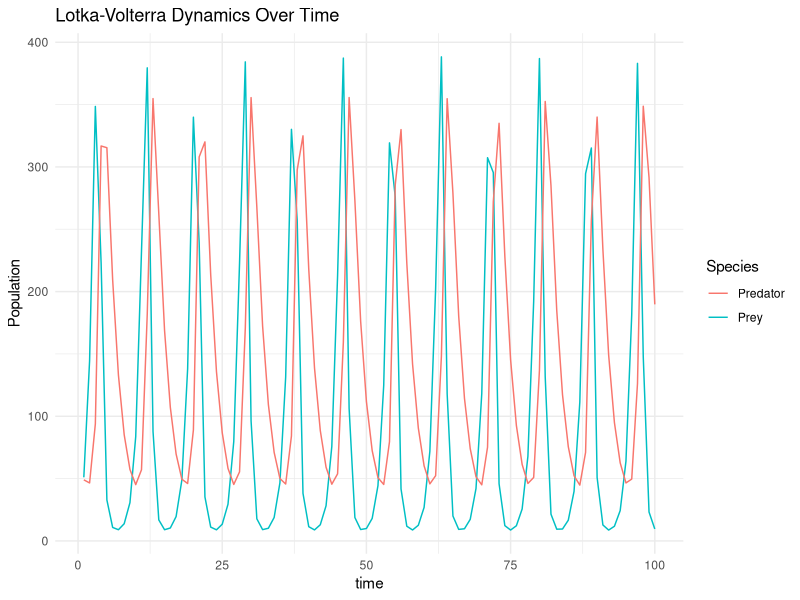
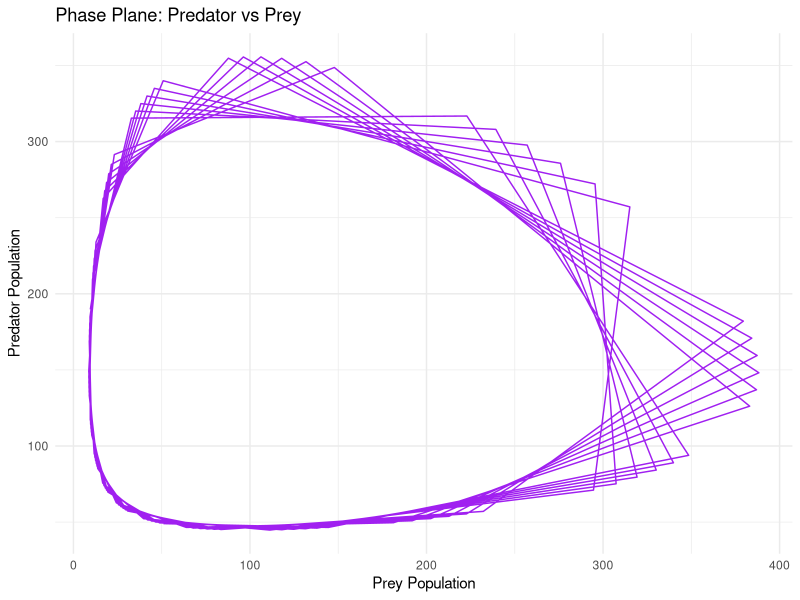

Write R code to recreate these figures, in order.
library(ggplot2)

nspecies_gr1 <- 3
nspecies_gr2 <- 4

nested_mx <- matrix(c(
  1, 1, 0, 0,
  1, 1, 1, 0,
  1, 1, 1, 1
), nrow = nspecies_gr1, ncol = nspecies_gr2, byrow = TRUE)

# A here is from the model specidied in May 1972
A_from_bipartite <- function(bipartite_mx, type = "mutualist") {
    nspecies_gr1 <- dim(bipartite_mx)[1]
    nspecies_gr2 <- dim(bipartite_mx)[2]
    nSp_total <- nspecies_gr1 + nspecies_gr2
    A <- matrix(data = 0, nrow = nSp_total, ncol = nSp_total)
    # put interactions into matrix
    for (i in 1:nspecies_gr1) {
      for (j in 1:nspecies_gr2) {
        if (bipartite_mx[i, j] != 0) {
          if (type == "parasite") {
            A[i, nspecies_gr1 + j] <- runif(n = 1, 0, 1)
            A[nspecies_gr1 + j, i] <- runif(n = 1, -1, 0)
          } else if (type == "mutualist") {
            A[i, nspecies_gr1 + j] <- runif(n = 1, 0, 1)
            A[nspecies_gr1 + j, i] <- runif(n = 1, 0, 1)
          }
        }
      }
    }
    # diagonal = -1
    for (k in 1:nSp_total) {
      A[k, k] <- -1
    }
    A
}

run_steps <- function(A, x, n_steps = 1, verbose = FALSE) {
  for (i in 1:n_steps) {
    if (verbose) {
      print(x)
    }
    x <- x + A %*% x
    x <- x * (x > 0)
  }
   x
}

# simulating time steps plus noise to add disturbances to get a set of data points through "time"
run_simulation <- function(A, x_init, n = 100, burn = 100, sigma_noise = 0, skip_steps = 10) {
  n_species <- dim(A)[1]
  data <- data.frame(matrix(data = NA, nrow = n, ncol = 1 + n_species))
  names_sp <- sapply(1:n_species, FUN = function(x) {paste0("Sp", x)})
  names(data) <- c("t", names_sp)
  x <- run_steps(A = A, x = x_init, n_steps = burn)
  tt <- burn
  for (i in 1:n) {
    x <- x + rnorm(n = length(x), 0, sd = sigma_noise)
    x <- run_steps(A = A, x = x, n_steps = skip_steps)
    tt <- tt + skip_steps
    data[i, ] <- c(tt, x)
  }
  data
}


A <- A_from_bipartite(nested_mx, type = "mutualist")
A <- A_from_bipartite(nested_mx, type = "parasite")
eigen(A)$values
x <- matrix(data = runif(n = dim(A)[1], min = 0, max = 1000), nrow = dim(A)[1], ncol = 1)

run_steps(A, x, n_steps = 10, verbose = TRUE)

data1 <- run_simulation(A, x)



################# lotka voltera #######################
# all parms are positive
alpha <- 0.01 # effect of predator on prey
beta <- 0.005 # effect of prey on predator
a <- 1.5 # birth rate of prey
b <- 0.5 # death rate of predator

A <- matrix(data = c(0, -alpha * b / beta,
                    beta * a / alpha, 0), nrow = 2, ncol = 2, byrow = TRUE)

eigen(A)

# starting values
h_0 <- 51
p_0 <- 49

t_steps <- 100 # number of time steps
H <- rep(NA, times = t_steps) # prey abundance
P <- rep(NA, times = t_steps) # predator abundance

H[1] <- h_0
P[1] <- p_0

# I don't understand how this relates to the equations in May book p 41 
# I think it is wrong
# for (tt in 2:t_steps) {
#   change <- A %*% matrix(data = c(H[tt - 1], P[tt - 1]), ncol = 1)
#   H[tt] <- H[tt - 1] + change[1]
#   P[tt] <- P[tt - 1] + change[2]
# }
dt <- 0.0001
current_h <- h_0
current_p <- p_0
for (tt in 2:t_steps) {
  for (ttt in 1:round(1 / dt)) {
    dH <- current_h * (a - alpha * current_p)
    dP <- current_p * (-b + beta * current_h)
    current_h <- current_h + dH * dt
    current_p <- current_p + dP * dt
  }
  # store only occasionally
  H[tt] <- current_h
  P[tt] <- current_p
}

df <- data.frame(time = 1:t_steps, Prey = H, Predator = P)

# Plot time series
ggplot(df, aes(x = time)) +
  geom_line(aes(y = Prey, color = "Prey")) +
  geom_line(aes(y = Predator, color = "Predator")) +
  labs(title = "Lotka-Volterra Dynamics Over Time",
       y = "Population", color = "Species") +
  theme_minimal()

# Phase-plane plot (Predator vs Prey)
ggplot(df, aes(x = Prey, y = Predator)) +
  geom_path(color = "purple") +
  labs(title = "Phase Plane: Predator vs Prey",
       x = "Prey Population", y = "Predator Population") +
  theme_minimal()
